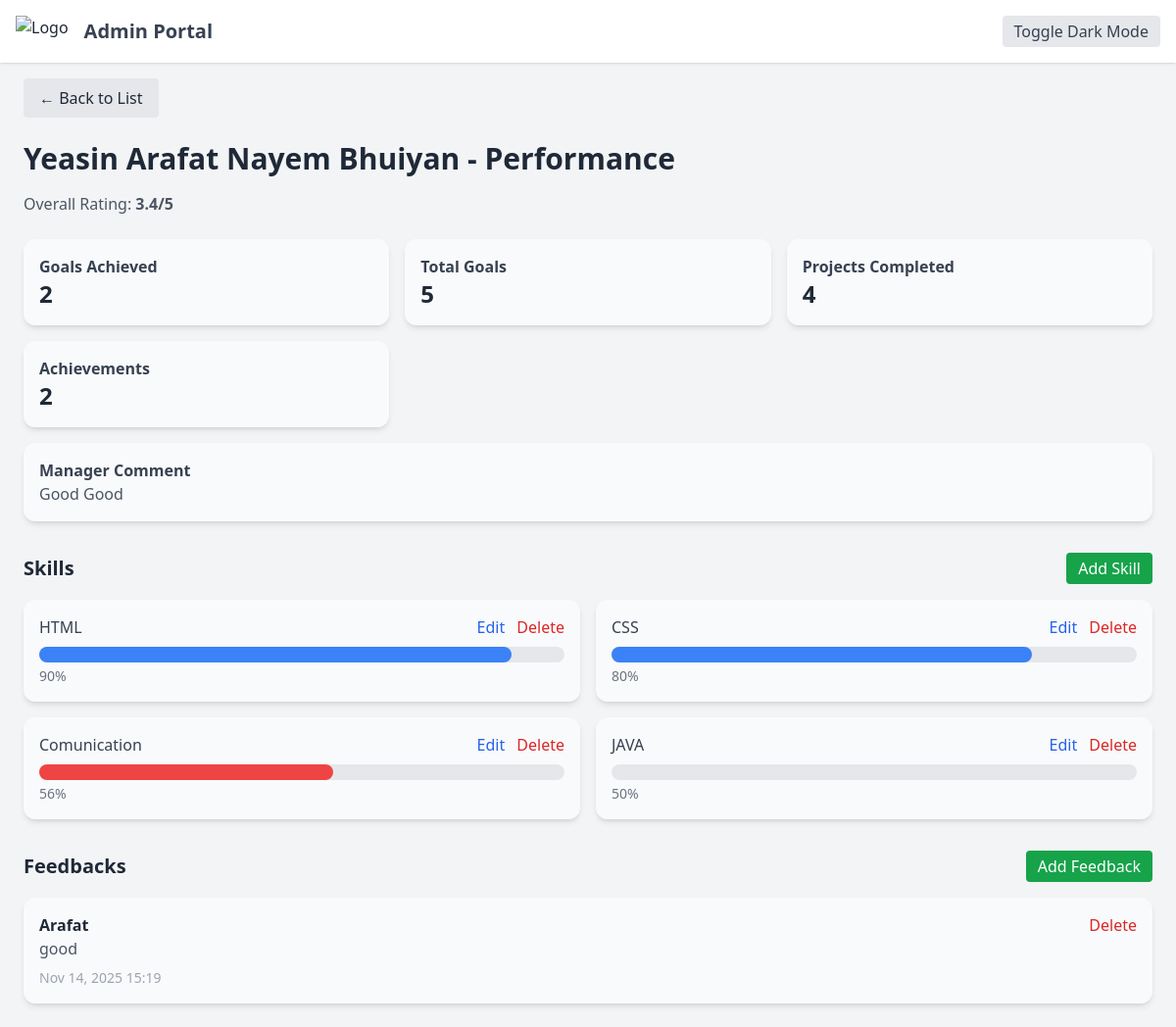
Page /adminportal/performance/1/ (signed in) on the earlier database version.
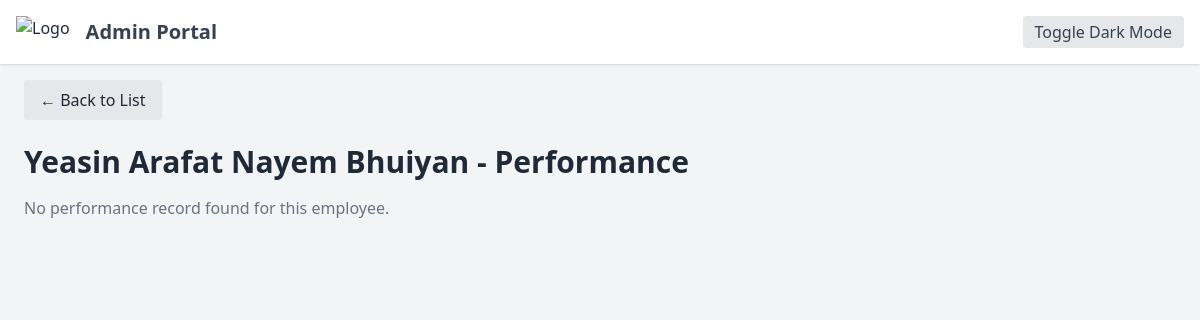
Same page on the later database version.
### employees/models.py (models this page shows, shortened)
class Performance(models.Model):
    employee = models.ForeignKey(EmployeeProfile, on_delete=models.CASCADE, related_name="performance")
    goals_achieved = models.IntegerField(default=0)
    total_goals = models.IntegerField(default=0)
    projects_completed = models.IntegerField(default=0)
    achievements = models.IntegerField(default=0)
    manager_comment = models.TextField(blank=True, null=True)
    def overall_rating(self):
        skills = self.skills.all()
        if not skills:
            return 0
        avg_percent = sum([s.value for s in skills]) / len(skills)
        rating = round((avg_percent / 100) * 5, 1)
        return rating

class PerformanceSkill(models.Model):
    performance = models.ForeignKey(Performance, related_name="skills", on_delete=models.CASCADE)
    skill = models.ForeignKey(Skill, on_delete=models.CASCADE)
    value = models.IntegerField(default=0)  # 0-100

class Skill(models.Model):
    name = models.CharField(max_length=50)
    color = models.CharField(max_length=20, default="blue")  # Tailwind color for progress bar

class Feedback(models.Model):
    performance = models.ForeignKey(Performance, related_name="feedbacks", on_delete=models.CASCADE)
    author = models.CharField(max_length=100)
    text = models.TextField()
    color = models.CharField(max_length=20, default="blue")  # Tailwind color for avatar
    created_at = models.DateTimeField(auto_now_add=True)

### adminpanel/views.py (the view)
# urls.py: path("performance/<int:pk>/", views.admin_performance_detail,
@login_required
def admin_performance_detail(request, pk):
    if not request.user.is_staff:
        return redirect('dashboard')
    employee = get_object_or_404(EmployeeProfile, pk=pk)
    performance = Performance.objects.filter(employee=employee).first()
    if performance:
        skills = performance.skills.select_related("skill").all()  # Keep as queryset of PerformanceSkill
    else:
        skills = []
    feedbacks = performance.feedbacks.all() if performance else []
    context = {
        "employee": employee,
        "performance": performance,
        "skills": skills,   # Pass objects directly
        "feedbacks": feedbacks,
    }
    return render(request, "admin_performance_detail.html", context)

### accounts/context_processors.py (called while the page is built, shortened)
def global_employee(request):
    employee_id = request.session.get("employee_id")
    return {
        "global_profile": None
    }

### employees/context_processors.py (called while the page is built)
def notifications_processor(request):
    if request.user.is_authenticated:
        return base_notifications(request)
    return {"notifications": [], "unread_count": 0}

### employees/views.py (called while the page is built, shortened)
def base_notifications(request):
    employee_id = request.session.get("employee_id")
    notifications = []
    unread_count = 0
    return {
        "notifications": notifications,
        "unread_count": unread_count,
    }

### adminpanel/templates/admin_performance_detail.html (shortened to what the changed rows need)
{% load static %}
<!DOCTYPE html>
<html lang="en" class="">
  <head>
    <link rel="stylesheet" href="{% static 'css/theme.css' %}">
    <script src="https://cdn.tailwindcss.com"></script>
  </head>
  <body
    class="bg-gray-100 dark:bg-gray-900 text-gray-800 dark:text-gray-100 transition-colors duration-300 font-sans"
  >
    <header
      class="w-full bg-white dark:bg-gray-800 shadow p-4 flex justify-between items-center fixed top-0 z-50"
    >
      <div class="flex items-center space-x-4">
        <h1 class="text-xl font-bold text-gray-700 dark:text-gray-200">
          Admin Portal
        </h1>
      </div>
    </header>
    <main class="pt-20 max-w-7xl mx-auto p-6">
      <a
        href="{% url 'admin_performance_list' %}"
        class="inline-block mb-6 bg-gray-200 dark:bg-gray-700 text-gray-800 dark:text-gray-200 px-4 py-2 rounded hover:bg-gray-300 dark:hover:bg-gray-600 transition"
      >
        &larr; Back to List
      </a>
      <h2 class="text-3xl font-bold mb-4">
        {{ employee.full_name }} - Performance
      </h2>
      {% if performance %}
      <p class="mb-6 text-gray-600 dark:text-gray-300 font-medium">
        Overall Rating:
        <span class="font-bold">{{ performance.overall_rating }}/5</span>
      </p>
      <div class="grid grid-cols-1 md:grid-cols-2 lg:grid-cols-3 gap-4 mb-8">
        <div
          class="bg-white/50 dark:bg-gray-800/50 p-4 rounded-xl shadow-md hover:shadow-lg transition backdrop-blur-sm"
        >
          <p class="text-gray-700 dark:text-gray-200 font-semibold">
            Goals Achieved
          </p>
          <p class="text-2xl font-bold">{{ performance.goals_achieved }}</p>
        </div>
        <div
          class="bg-white/50 dark:bg-gray-800/50 p-4 rounded-xl shadow-md hover:shadow-lg transition backdrop-blur-sm"
        >
          <p class="text-gray-700 dark:text-gray-200 font-semibold">
            Total Goals
          </p>
          <p class="text-2xl font-bold">{{ performance.total_goals }}</p>
        </div>
        <div
          class="bg-white/50 dark:bg-gray-800/50 p-4 rounded-xl shadow-md hover:shadow-lg transition backdrop-blur-sm"
        >
          <p class="text-gray-700 dark:text-gray-200 font-semibold">
            Projects Completed
          </p>
          <p class="text-2xl font-bold">{{ performance.projects_completed }}</p>
        </div>
        <div
          class="bg-white/50 dark:bg-gray-800/50 p-4 rounded-xl shadow-md hover:shadow-lg transition backdrop-blur-sm"
        >
          <p class="text-gray-700 dark:text-gray-200 font-semibold">
            Achievements
          </p>
          <p class="text-2xl font-bold">{{ performance.achievements }}</p>
        </div>
        <div
          class="col-span-1 md:col-span-2 lg:col-span-3 bg-white/50 dark:bg-gray-800/50 p-4 rounded-xl shadow-md hover:shadow-lg transition backdrop-blur-sm"
        >
          <p class="text-gray-700 dark:text-gray-200 font-semibold">
            Manager Comment
          </p>
          <p class="text-gray-600 dark:text-gray-300">
            {{ performance.manager_comment|default:"No comment" }}
          </p>
        </div>
      </div>
      <div class="flex justify-between items-center mb-4">
        <h3 class="text-xl font-semibold">Skills</h3>
        <a
          href="{% url 'admin_performance_skill_add' performance.id %}"
          class="bg-green-600 hover:bg-green-700 text-white px-3 py-1 rounded transition"
          >Add Skill</a
        >
      </div>
      <div class="grid grid-cols-1 md:grid-cols-2 gap-4 mb-8">
        {% for skill in skills %}
        <div
          class="bg-white/50 dark:bg-gray-800/50 p-4 rounded-xl shadow-md hover:shadow-lg transition backdrop-blur-sm"
        >
          <div class="flex justify-between items-center mb-2">
            <p class="font-medium text-gray-700 dark:text-gray-200">
              {{ skill.skill.name }}
            </p>
            <div class="space-x-2">
              <a
                href="{% url 'admin_performance_skill_edit' performance.id skill.id %}"
                class="text-blue-600 hover:underline"
                >Edit</a
              >
              <a
                href="{% url 'admin_performance_skill_delete' skill.id %}"
                class="text-red-600 hover:underline"
                >Delete</a
              >
            </div>
          </div>
          <div class="w-full bg-gray-200 dark:bg-gray-700 rounded-full h-4">
            <div
              class="h-4 rounded-full bg-{{ skill.skill.color }}-500"
              style="width: {{ skill.value }}%"
            ></div>
          </div>
          <p class="mt-1 text-sm text-gray-500 dark:text-gray-300">
            {{ skill.value }}%
          </p>
        </div>
        {% empty %}
        <p class="text-gray-500 dark:text-gray-300">No skills added yet.</p>
        {% endfor %}
      </div>
      <div class="flex justify-between items-center mb-4">
        <h3 class="text-xl font-semibold">Feedbacks</h3>
        <a
          href="{% url 'admin_performance_feedback_add' performance.id %}"
          class="bg-green-600 hover:bg-green-700 text-white px-3 py-1 rounded transition"
          >Add Feedback</a
        >
      </div>
      <div class="space-y-4">
        {% for fb in feedbacks %}
        <div
          class="bg-white/50 dark:bg-gray-800/50 p-4 rounded-xl shadow-md hover:shadow-lg transition backdrop-blur-sm"
        >
          <div class="flex justify-between items-start mb-2">
            <div>
              <p class="font-semibold text-gray-800 dark:text-gray-200">
                {{ fb.author }}
              </p>
              <p class="text-gray-600 dark:text-gray-300">{{ fb.text }}</p>
            </div>
            <a
              href="{% url 'admin_performance_feedback_delete' fb.id %}"
              class="text-red-600 hover:underline"
              >Delete</a
            >
          </div>
          <p class="text-sm text-gray-400">
            {{ fb.created_at|date:"M d, Y H:i" }}
          </p>
        </div>
        {% empty %}
        <p class="text-gray-500 dark:text-gray-300">No feedbacks yet.</p>
        {% endfor %}
      </div>
      {% else %}
      <p class="text-gray-500 dark:text-gray-300">
        No performance record found for this employee.
      </p>
      {% endif %}
    </main>
  </body>
</html>

Differences in the rows shown:
removed Performance: overall_rating "3.4", goals_achieved "2", total_goals "5", projects_completed "4", achievements "2", manager_comment "Good Good"
removed PerformanceSkill: skill.name "HTML", value "90"
removed PerformanceSkill: skill.name "CSS", value "80"
removed PerformanceSkill: skill.name "Comunication", value "56"
removed PerformanceSkill: skill.name "JAVA", value "50"
removed Feedback: author "Arafat", text "good", created_at "Nov 14, 2025 15:19"
Other differences:
text no longer shown: "Overall Rating: /5 Goals Achieved Total Goals Projects Completed Achievements Manager Comment Skills Add Skill Feedbacks Add Feedback"
text now shown: "No performance record found for this employee."
